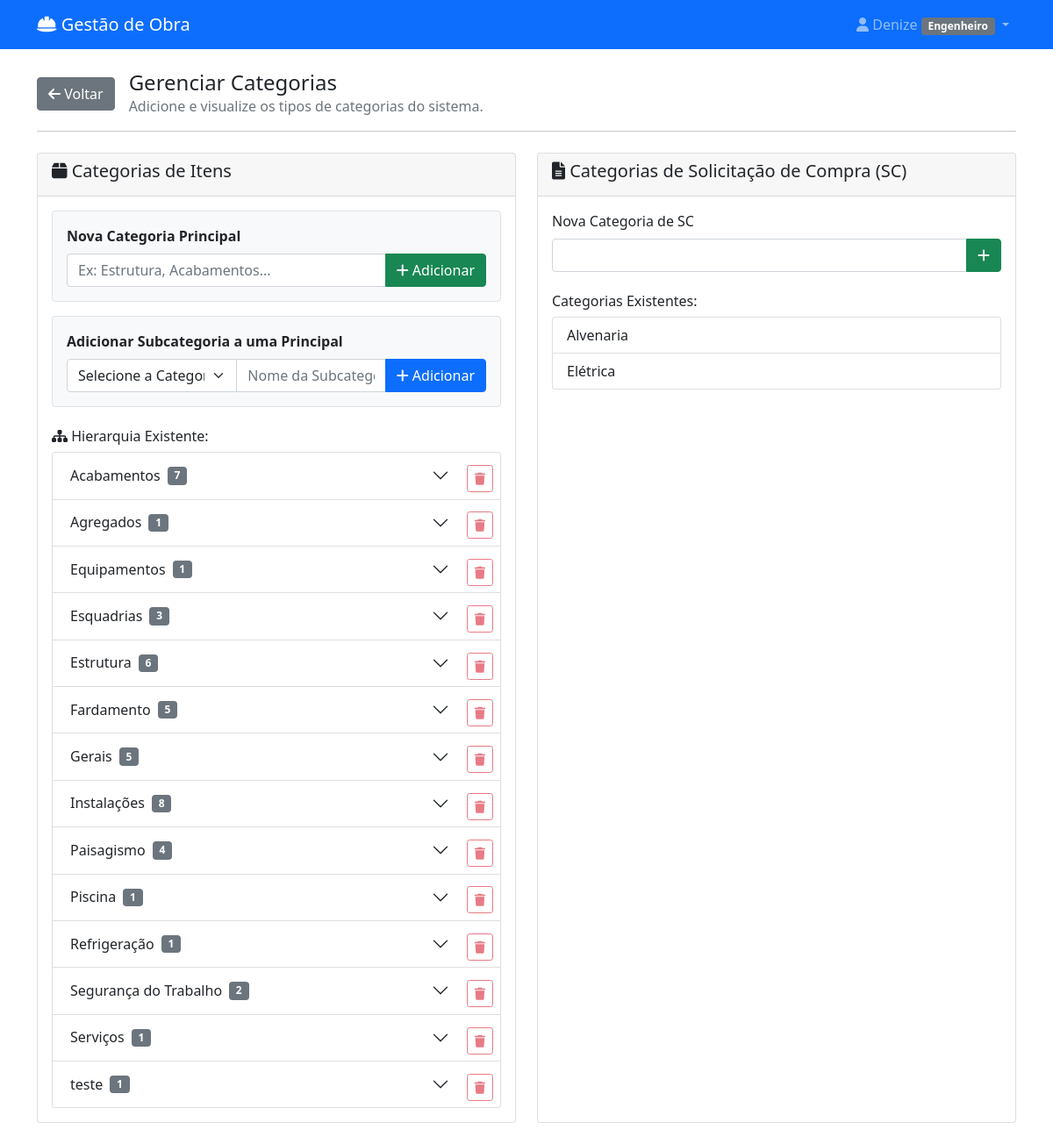
The app's page /gerenciar-categorias/ (signed in), older data.
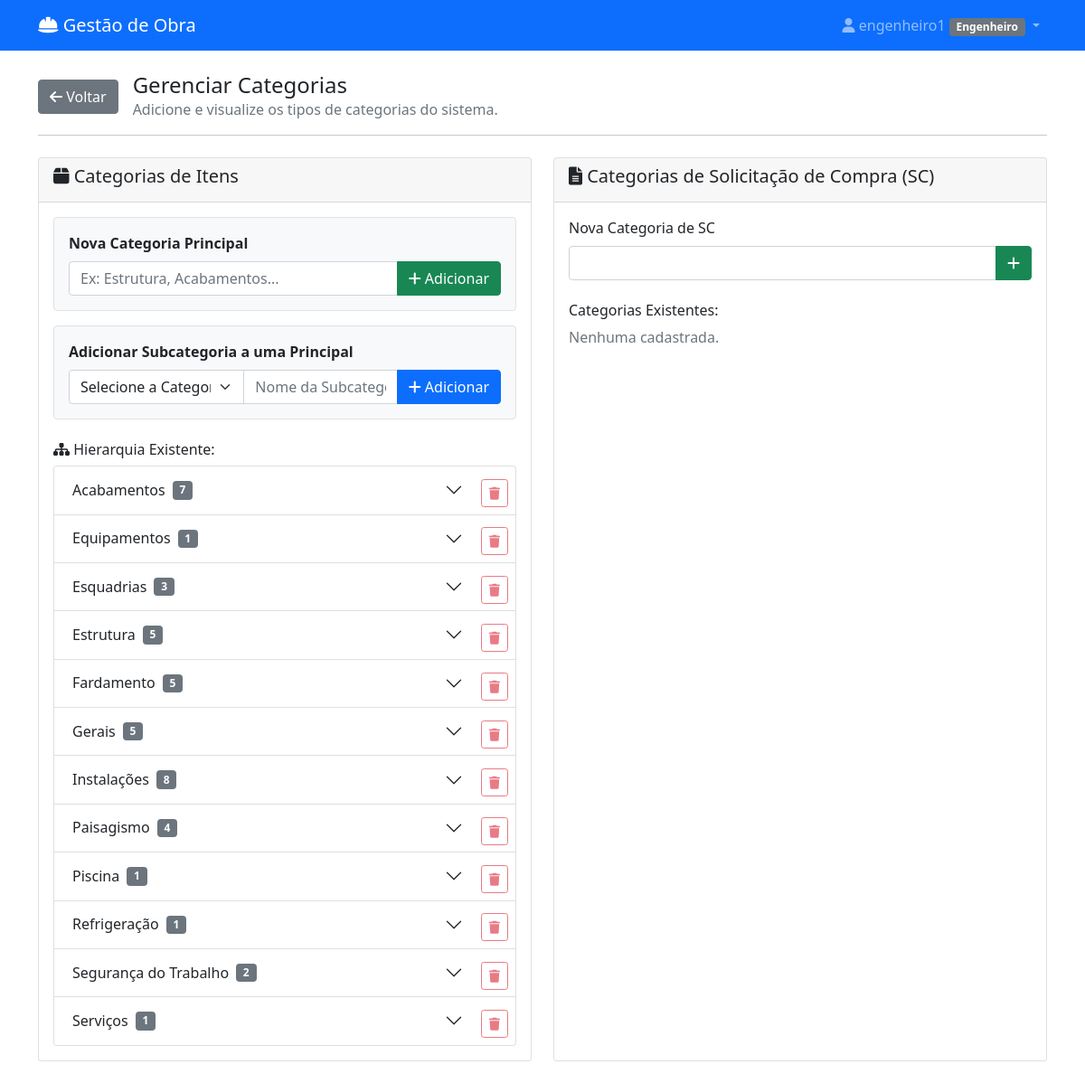
The same page, newer data.
### materiais/models.py (models this page shows, shortened)
class User(AbstractUser):
    PERFIL_CHOICES = [
        ('almoxarife_obra', 'Almoxarife da Obra'),
        ('engenheiro', 'Engenheiro'),
        ('almoxarife_escritorio', 'Almoxarife do Escritório'),
        ('diretor', 'Diretor'),
    ]
    perfil = models.CharField(max_length=30, choices=PERFIL_CHOICES)
    telefone = models.CharField(max_length=15, blank=True)
    obras = models.ManyToManyField('Obra', blank=True, related_name='usuarios')
    assinatura_imagem = models.ImageField(upload_to='assinaturas/', null=True, blank=True, verbose_name="Imagem da Assinatura")

class CategoriaItem(models.Model):
    nome = models.CharField(max_length=100)
    categoria_mae = models.ForeignKey(
        'self',
        on_delete=models.CASCADE,
        null=True,
        blank=True,
        related_name='subcategorias'
    )
    class Meta:
        verbose_name = "Categoria de Item"
        verbose_name_plural = "Categorias de Itens"
        unique_together = ('nome', 'categoria_mae',)

class CategoriaSC(models.Model):
    nome = models.CharField(max_length=100, unique=True)
    descricao = models.TextField(blank=True)
    class Meta:
        verbose_name = "Categoria de SC"
        verbose_name_plural = "Categorias de SC"

### materiais/views.py (the view, shortened to what this page needs)
# urls.py: path('gerenciar-categorias/', views.gerenciar_categorias, name='gerenciar_categorias'),
@login_required
def gerenciar_categorias(request):
    if request.user.perfil not in ['almoxarife_escritorio', 'diretor', 'engenheiro','almoxarife_obra']:
        messages.error(request, 'Acesso negado.')
        return redirect('materiais:dashboard')
    context = {
        'categorias_principais': CategoriaItem.objects.filter(categoria_mae__isnull=True).prefetch_related('subcategorias').order_by('nome'),
        'categorias_sc': CategoriaSC.objects.all().order_by('nome')
    }
    return render(request, 'materiais/gerenciar_categorias.html', context)

### materiais/templates/materiais/gerenciar_categorias.html (shortened to what the changed rows need)
{% extends 'materiais/base.html' %}
{% block content %}
<div class="row">
    <div class="col-md-6 mb-4">
        <div class="card h-100">
            <div class="card-body">
                {% if categorias_principais %}
                    <div class="accordion" id="accordionCategorias">
                        {% for categoria in categorias_principais %}
                        <div class="accordion-item">
                            <h2 class="accordion-header d-flex align-items-center" id="heading-{{ categoria.id }}">
                                <button class="accordion-button collapsed" type="button" data-bs-toggle="collapse" data-bs-target="#collapse-{{ categoria.id }}">
                                    {{ categoria.nome }}
                                    <span class="badge bg-secondary ms-2">{{ categoria.subcategorias.count }}</span>
                                </button>
                                <form method="post" action="{% url 'materiais:excluir_categoria_item' categoria.id %}" class="ms-auto" onsubmit="return confirm('Tem certeza que deseja excluir a categoria principal \'{{ categoria.nome }}\'?');">
                                    <button type="submit" class="btn btn-sm btn-outline-danger me-2"
                                            {% if categoria.subcategorias.count > 0 %}disabled title="Exclua as subcategorias primeiro"{% endif %}>
                                        <i class="fas fa-trash"></i>
                                    </button>
                                </form>
                            </h2>
                        </div>
                        {% endfor %}
                    </div>
                {% else %}
                    <p class="text-muted">Nenhuma categoria principal cadastrada.</p>
                {% endif %}
            </div>
        </div>
    </div>
    <div class="col-md-6 mb-4">
        <div class="card h-100">
            <div class="card-body">
                <form method="post" class="mb-4">
                    <label for="nome_sc" class="form-label">Nova Categoria de SC</label>
                    <div class="input-group">
                    </div>
                </form>
                <h6>Categorias Existentes:</h6>
                {% if categorias_sc %}
                <ul class="list-group">
                    {% for categoria in categorias_sc %}<li class="list-group-item">{{ categoria.nome }}</li>{% endfor %}
                </ul>
                {% else %}<p class="text-muted">Nenhuma cadastrada.</p>{% endif %}
            </div>
        </div>
    </div>
</div>
{% endblock %}

### materiais/templates/materiais/base.html (shortened to what this page needs)
<!DOCTYPE html>
<html lang="pt-br">
<head>
    <link href="https://cdn.jsdelivr.net/npm/bootstrap@5.1.3/dist/css/bootstrap.min.css" rel="stylesheet">
    <link href="https://cdnjs.cloudflare.com/ajax/libs/font-awesome/6.0.0/css/all.min.css" rel="stylesheet">
</head>
<body>
    <nav class="navbar navbar-expand-lg navbar-dark bg-primary">
        <div class="container">
            <a class="navbar-brand" href="{% url 'materiais:dashboard' %}">
                <i class="fas fa-hard-hat"></i> Gestão de Obra
            </a>
            {% if user.is_authenticated %}
            <div class="navbar-nav ms-auto">
                <div class="nav-item dropdown">
                    <a class="nav-link dropdown-toggle" href="#" role="button" data-bs-toggle="dropdown">
                        <i class="fas fa-user"></i> {{ user.get_full_name|default:user.username }}
                        <span class="badge bg-secondary">{{ user.get_perfil_display }}</span>
                    </a>
                </div>
            </div>
            {% endif %}
        </div>
    </nav>
    <div class="container mt-4">
        {% block content %}
        {% endblock %}
    </div>
</body>
</html>

Row changes from the older to the newer data that the page shows:
removed CategoriaItem: nome "Agregados", subcategorias.count "1"
removed CategoriaItem: nome "teste", subcategorias.count "1"
removed CategoriaSC: nome "Alvenaria"
removed CategoriaSC: nome "Elétrica"
changed User "Engenheiro": get_full_name "Denize" → "engenheiro1"
computed for CategoriaItem "Estrutura": subcategorias.count "6" → "5"
Text that changed along with them:
text now shown: "Nenhuma cadastrada."
